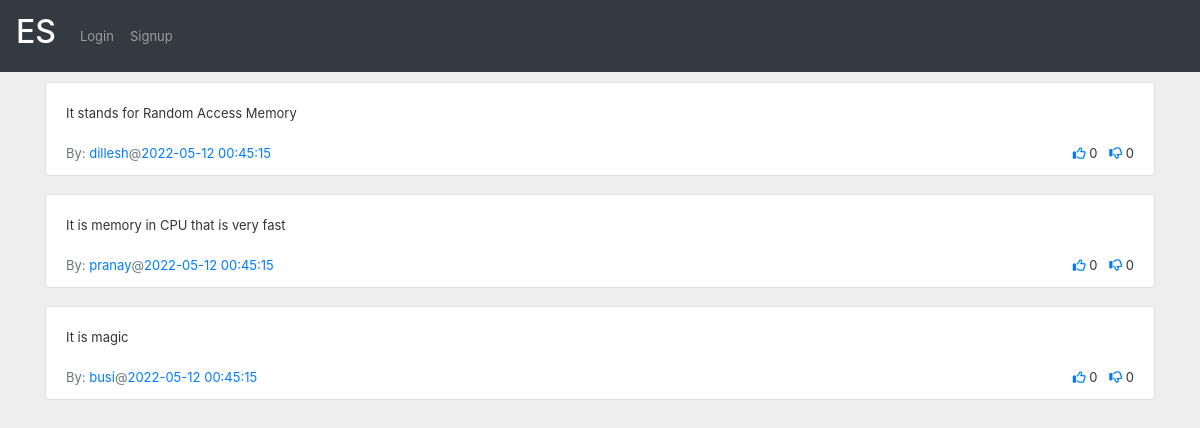
/show_answers/2, run on the app's committed database.
### app.py (models this page shows)
class Answers(db.Model):
    answerid = db.Column(db.Integer, autoincrement=True, primary_key=True)
    userid = db.Column(db.Integer, ForeignKey(Users.userid))
    answer = db.Column(db.Text)
    questionid = db.Column(db.Integer, ForeignKey(Questions.questionid))
    timeposted = db.Column(db.DateTime, server_default=func.now())
    upvotes = db.Column(db.Integer, default=0)
    downvotes = db.Column(db.Integer, default=0)
    bestanswer = db.Column(db.Boolean, default=False)

class Users(db.Model):
    userid = db.Column(db.Integer, primary_key=True, autoincrement=True)
    username = db.Column(db.String, unique=True)
    firstname = db.Column(db.String)
    lastname = db.Column(db.String)
    email = db.Column(db.String)
    phone = db.Column(db.String)
    profile = db.Column(db.Text)
    rating = db.Column(db.Integer, default=0)
    city = db.Column(db.String)
    state = db.Column(db.String)
    country = db.Column(db.String)

### app.py (the view)
@app.route('/show_answers/<question_id>', methods=['GET', 'POST'])
def show_answers(question_id):
    session['question_id'] = question_id
    question_id = int(question_id)
    answers = Answers.query.filter_by(questionid=question_id).order_by(Answers.timeposted.desc()).all()
    usernames = []
    list_of_upvotes = []
    list_of_downvotes = []
    for answer in answers:
        user = Users.query.filter_by(userid=answer.userid).first()
        user_upvote = Upvotes.query.filter_by(userid=session.get('userid'), answerid=answer.answerid).first()
        if user_upvote:
            list_of_upvotes.append(True)
        else:
            list_of_upvotes.append(False)
        user_downvote = Downvotes.query.filter_by(userid=session.get('userid'), answerid=answer.answerid).first()
        if user_downvote:
            list_of_downvotes.append(True)
        else:
            list_of_downvotes.append(False)
        usernames.append(user.username)
    question = Questions.query.filter_by(questionid=question_id).first()
    return render_template('answers.html',
                           answers=answers,
                           usernames=usernames,
                           list_of_upvotes=list_of_upvotes,
                           list_of_downvotes=list_of_downvotes,
                           question=question)

### templates/answers.html (shortened to what this page needs)
{% extends "base.html" %}
{% import "bootstrap/wtf.html" as wtf %}
{% block styles %}
    <link rel="stylesheet" href="{{url_for('.static', filename='css/answers.css')}}">
{% endblock %}
{% block content %}
    {% for answer in answers %}
        <div class="container d-flex justify-content-center mt-10">
            {% if list_of_upvotes[loop.index-1] %}
                {% set upvote_icon_class = "fas fa-thumbs-up" %}
            {% else %}
                {% set upvote_icon_class = "far fa-thumbs-up" %}
            {% endif %}
            {% if list_of_downvotes[loop.index-1] %}
                {% set downvote_icon_class = "fas fa-thumbs-down" %}
            {% else %}
                {% set downvote_icon_class = "far fa-thumbs-down" %}
            {% endif %}
            <div class="w-100 overflow-auto order-2 order-md-1">
                <div class="card-group-control card-group-control-right">
                    <div class="card mb-2 w-100">
                        <div class="collapse show" >
                            <div class="card-body">
                                {{ answer.answer }}
                            </div>
                            <div class="card-footer bg-transparent d-sm-flex align-items-sm-center border-top-0 pt-0">
                                <a href="/profile/{{ answer.userid }}">
                                    <span class="text-muted">By: </span><span class="text-primary">{{ usernames[loop.index-1] }}</span>
                                </a>
                                <span class="text-muted">@</span><span class="text-primary">{{ answer.timeposted }}</span>
                                <ul class="list-inline text-nowrap mb-0 ml-auto mt-2 mt-sm-0">
                                    <li class="list-inline-item"><a href="/upvote-answer/{{ answer.answerid }}"><i class="{{ upvote_icon_class }}"></i></a> {{ answer.upvotes }}</li>
                                    <li class="list-inline-item"><a href="/downvote-answer/{{ answer.answerid }}"><i class="{{ downvote_icon_class }}"></i></a> {{ answer.downvotes }}</li>
                                </ul>
                            </div>
                        </div>
                    </div>
                </div>
            </div>
        </div>
    {% endfor %}
{% endblock %}

### static/css/answers.css (style rules this page uses)
body { margin: 0; font-size: .8125rem; font-weight: 400; line-height: 1.5385; color: #333; text-align: left; background-color: #eee; }
.mt-10 { margin-top: 10px; }
a { text-decoration: none !important; }
.card { position: relative; display: -ms-flexbox; display: flex; -ms-flex-direction: column; flex-direction: column; min-width: 0; word-wrap: break-word; background-color: #fff; background-clip: border-box; border: 1px solid rgba(0,0,0,.125); border-radius: .1875rem; }
.w-100 { width: 100%!important; }

### data on the page
Answers: answer "It stands for Random Access Memory", timeposted "2022-05-12 00:45:15", upvotes "0", downvotes "0"
Users: username "dillesh"
Answers: answer "It is memory in CPU that is very fast", timeposted "2022-05-12 00:45:15", upvotes "0", downvotes "0"
Users: username "pranay"
Answers: answer "It is magic", timeposted "2022-05-12 00:45:15", upvotes "0", downvotes "0"
Users: username "busi"
